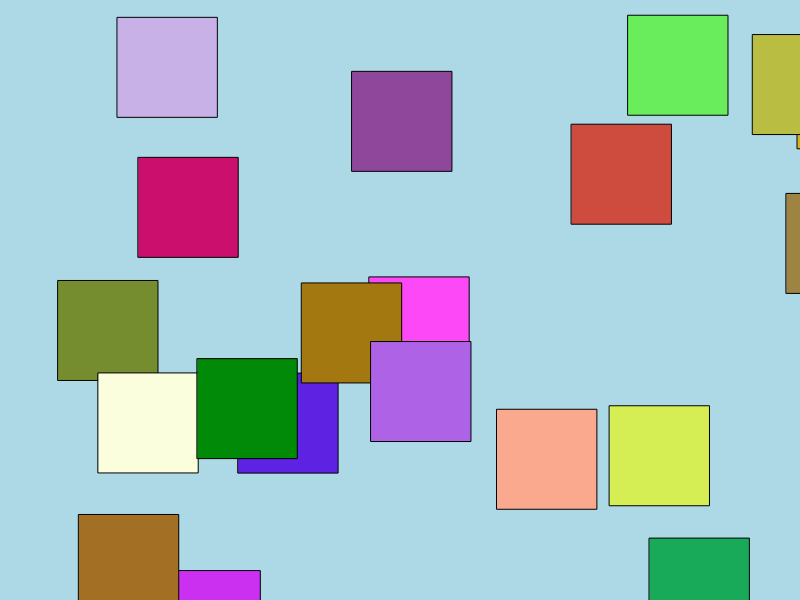
Frame 1 (no input)
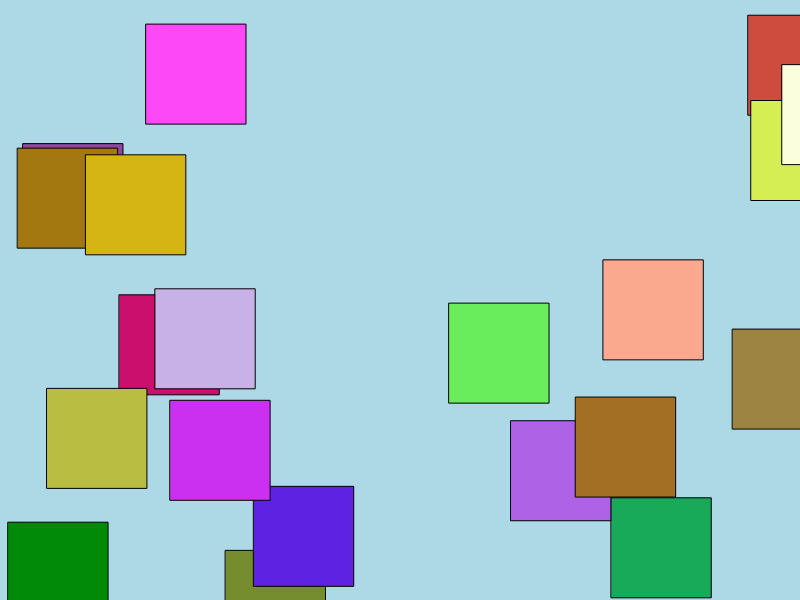
Frame 60 (no input)
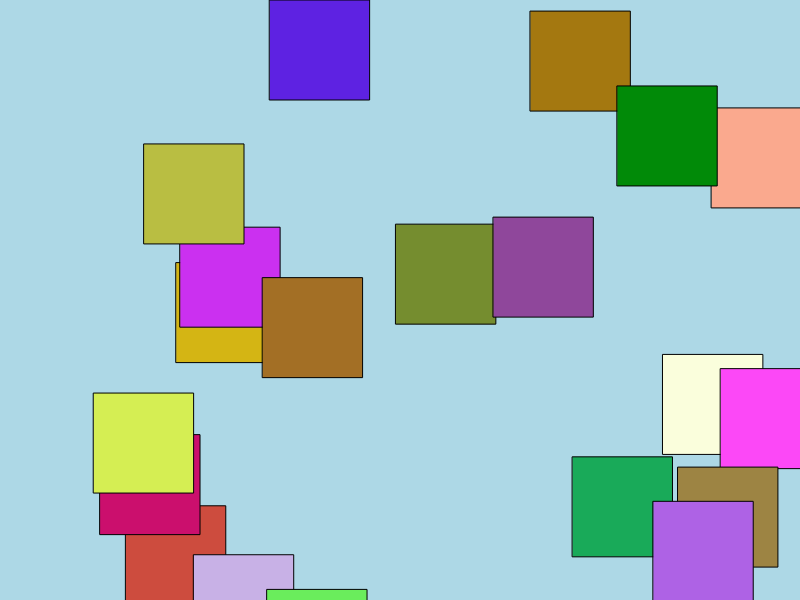
Frame 120 (the mouse pressed at the canvas centre since frame 60)

The p5.js sketch that drew these frames (run headless with seeded random() and noise() and a simulated clock; from frame 60 on, the mouse is pressed at the canvas centre):

// p5.js sketch
// ── sketch.js
var cars = [];

function setup() {
  createCanvas(displayWidth, displayHeight)
  for (var i = 0; i < 20; i++) {
      cars.push(new Car());
  }
}

function draw() {
  background('lightBlue');
  for (var i = 0; i < cars.length; i++) {
    cars[i].display();
    cars[i].drive();
  }
}

//car class
function Car() {
// attributes
  this.pos = createVector(random(width), random(height));
  this.vel = createVector(random(-6,6), random(-6,6));
  this.r = random(255);
  this.g = random(255);
  this.b = random(255);

// methods
this.display = function() {
  fill(this.r, this.g, this.b);
  rect(this.pos.x,this.pos.y,100,100);
}
this.drive = function(){
  this.pos.add(this.vel);
  if(this.pos.x > width) this.pos.x = 0;
  if(this.pos.x < 0) this.pos.x = width;
  if(this.pos.y > height) this.pos.y = 0;
  if(this.pos.y < 0) this.pos.y = height;
  }

}
